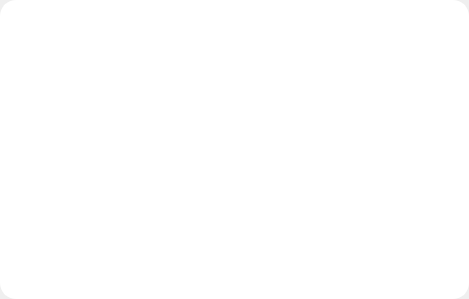
<?xml version="1.0" encoding="UTF-8"?>
<ui version="4.0">
 <class>memo</class>
 <widget class="QWidget" name="memo">
  <property name="geometry">
   <rect>
    <x>0</x>
    <y>0</y>
    <width>469</width>
    <height>299</height>
   </rect>
  </property>
  <property name="windowTitle">
   <string>Form</string>
  </property>
  <property name="styleSheet">
   <string notr="true">QWidget{
border:0px;
}</string>
  </property>
  <layout class="QVBoxLayout" name="verticalLayout">
   <property name="spacing">
    <number>0</number>
   </property>
   <property name="leftMargin">
    <number>0</number>
   </property>
   <property name="topMargin">
    <number>0</number>
   </property>
   <property name="rightMargin">
    <number>0</number>
   </property>
   <property name="bottomMargin">
    <number>0</number>
   </property>
   <item>
    <widget class="QFrame" name="frame_memo">
     <property name="styleSheet">
      <string notr="true">QFrame{
border:none;

}</string>
     </property>
     <property name="frameShape">
      <enum>QFrame::StyledPanel</enum>
     </property>
     <property name="frameShadow">
      <enum>QFrame::Raised</enum>
     </property>
     <layout class="QHBoxLayout" name="horizontalLayout_2">
      <property name="spacing">
       <number>0</number>
      </property>
      <property name="leftMargin">
       <number>0</number>
      </property>
      <property name="topMargin">
       <number>0</number>
      </property>
      <property name="rightMargin">
       <number>0</number>
      </property>
      <property name="bottomMargin">
       <number>0</number>
      </property>
      <item>
       <widget class="QTextEdit" name="textEdit_memo">
        <property name="sizePolicy">
         <sizepolicy hsizetype="Minimum" vsizetype="Minimum">
          <horstretch>0</horstretch>
          <verstretch>0</verstretch>
         </sizepolicy>
        </property>
        <property name="styleSheet">
         <string notr="true">QTextEdit{
border:3px solid #ffffff;
border-radius:16px;
background-color:#ffffff;
padding:5px 10px 5px 10px;
}</string>
        </property>
       </widget>
      </item>
     </layout>
    </widget>
   </item>
  </layout>
 </widget>
 <resources/>
 <connections/>
</ui>
